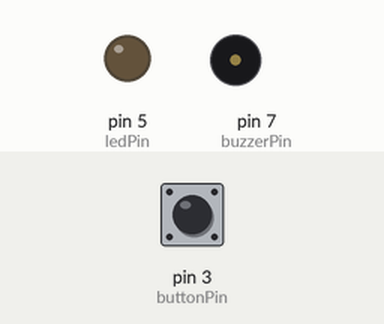
Simulated run of this sketch. Board: Arduino Uno, built with avr-gcc and run on an emulated ATmega328P. Shown: output pins drawn as LEDs (lit = HIGH), buzzer (waves = sounding). The inputs (shaded band) are chosen by the test bench; at power-on: pin 3 (buttonPin) HIGH.

Above: at 1.2 s.
1.3 s: pin 3 (buttonPin) pulled LOW for 0.15 s
At 2.2 s:
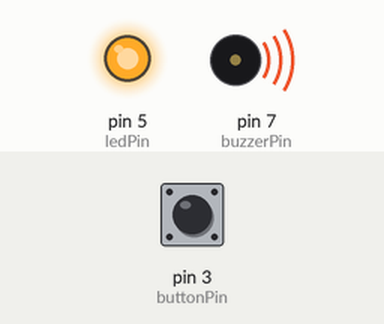
3.0 s: pin 3 (buttonPin) pulled LOW for 1 s
At 4.7 s:
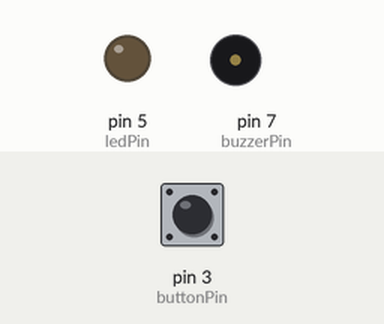
5.5 s: pin 3 (buttonPin) pulled LOW for 3.2 s
At 6.6 s:
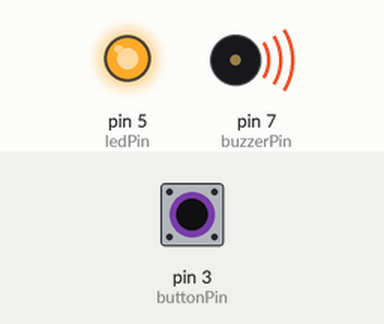
Timing chart, 0 to 16.2 s (numbered marks = the images above; inputs shaded):
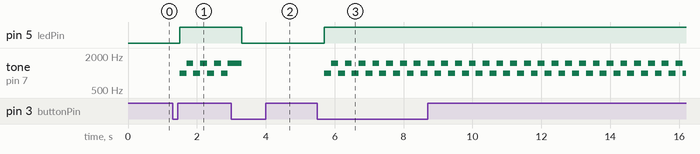

The sketch:

mini_security_alarm.ino
```cpp
const int buttonPin = 3;
const int ledPin = 5;
const int buzzerPin = 7;

bool alarmArmed = false;
bool lastButtonState = HIGH;

void setup() {
  pinMode(buttonPin, INPUT_PULLUP);
  pinMode(ledPin, OUTPUT);
  pinMode(buzzerPin, OUTPUT);
}

void loop() {

  bool buttonState = digitalRead(buttonPin);

  // Toggle alarm when button is pressed
  if (buttonState == LOW && lastButtonState == HIGH) {
    alarmArmed = !alarmArmed;
    delay(200); // debounce
  }

  lastButtonState = buttonState;

  if (alarmArmed) {

    digitalWrite(ledPin, HIGH);

    // Alarm sound
    tone(buzzerPin, 1000);
    delay(200);

    tone(buzzerPin, 1500);
    delay(200);

  } else {

    digitalWrite(ledPin, LOW);
    noTone(buzzerPin);

  }
}
```

Measured:
- after the input at 1.3 s, pin 5 (ledPin): LOW → HIGH after 0.20 s; tone on pin 7 (buzzerPin): alternates 1500 Hz for 0.20 s and 1000 Hz for 0.20 s, starting after 0.20 s
- after the input at 3.0 s, pin 5 (ledPin): HIGH → LOW after 0.30 s
- after the input at 5.5 s, pin 5 (ledPin): LOW → HIGH after 0.20 s; tone on pin 7 (buzzerPin): alternates 1500 Hz for 0.20 s and 1000 Hz for 0.20 s, starting after 0.20 s
